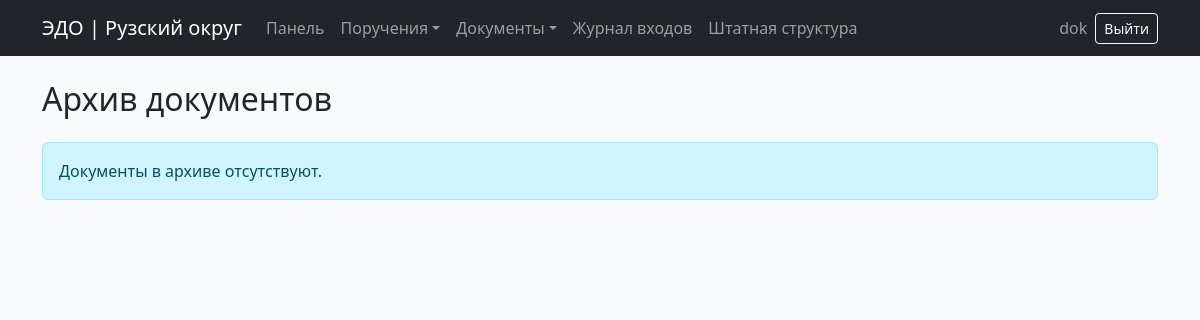
Before: /archive/ (signed in) with the older database file.
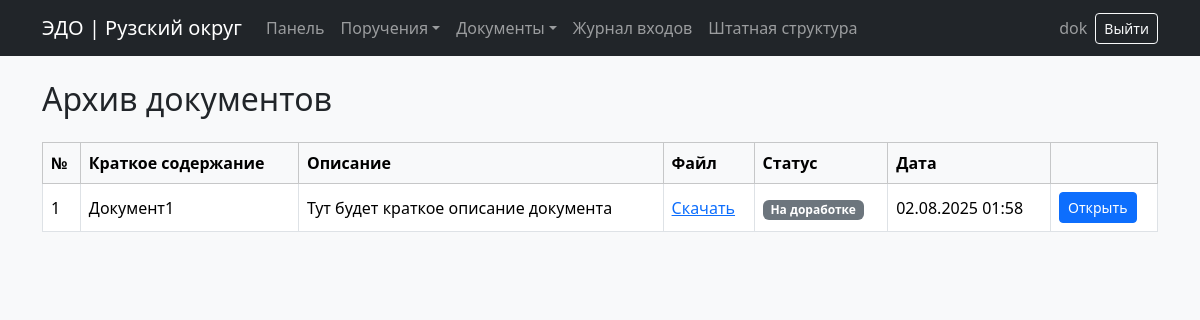
After: the same page with the newer database file.
### users/models.py (models this page shows, shortened)
class Document(models.Model):
    STATUS_CHOICES = [
        ('на согласовании', 'На согласовании'),
        ('одобрен', 'Одобрен'),
        ('на доработке', 'На доработке'),
    ]
    TYPE_CHOICES = [
        ('Исходящий', 'Исходящий'),
        ('Входящий', 'Входящий'),
    ]
    title = models.CharField("Краткое содержание", max_length=255)
    type_choices = models.CharField("Тип документа", max_length=20, choices=TYPE_CHOICES, blank=True, null=True)
    description = models.TextField("Краткое описание", blank=True)
    file = models.FileField("Файл", upload_to='documents/')
    department = models.ForeignKey('Department', on_delete=models.CASCADE, blank=True, null=True)
    status = models.CharField(max_length=20, choices=STATUS_CHOICES, default='на согласовании')
    reviewer_comment = models.TextField("Комментарий руководителя", blank=True)
    creator = models.ForeignKey(User, on_delete=models.CASCADE, related_name="doc_creators", blank=True, null=True)
    executor = models.ForeignKey(User, verbose_name="Кто будет согласовывать?", on_delete=models.CASCADE, related_name="doc_executors", blank=True, null=True)
    created_at = models.DateTimeField(auto_now_add=True)

### users/views.py (the view)
# urls.py: path('archive/', archive_view, name='archive'),
@login_required
def archive_view(request):
    documents = Document.objects.exclude(status='на согласовании').order_by('-created_at')
    return render(request, 'users/archive.html', {'documents': documents})

### templates/users/archive.html
{% extends 'base.html' %}
{% block content %}
<div class="container py-4">
  <h2 class="mb-4">Архив документов</h2>
  {% if documents %}
    <div class="table-responsive">
      <table class="table table-bordered table-hover align-middle">
        <thead class="table-light">
          <tr>
            <th>№</th>
            <th>Краткое содержание</th>
            <th>Описание</th>
            <th>Файл</th>
            <th>Статус</th>
            <th>Дата</th>
            <th></th>
          </tr>
        </thead>
        <tbody>
          {% for doc in documents %}
            <tr>
              <td>{{ forloop.counter }}</td>
              <td>{{ doc.title }}</td>
              <td>{{ doc.description|default:"—" }}</td>
              <td>
                {% if doc.file %}
                  <a href="{{ doc.file.url }}" target="_blank">Скачать</a>
                {% else %}
                  —
                {% endif %}
              </td>
              <td><span class="badge bg-secondary">{{ doc.get_status_display }}</span></td>
              <td>{{ doc.created_at|date:"d.m.Y H:i" }}</td>
              <td>
                <a href="{% url 'document_detail' doc.id %}" class="btn btn-sm btn-primary">Открыть</a>
              </td>
            </tr>
          {% endfor %}
        </tbody>
      </table>
    </div>
  {% else %}
    <div class="alert alert-info">Документы в архиве отсутствуют.</div>
  {% endif %}
</div>
{% endblock %}

Changed rows visible on the page:
added Document: title "Документ1", description "Тут будет краткое описание документа", status "На доработке", created_at "02.08.2025 01:58"
Other visible differences:
text no longer shown: "Документы в архиве отсутствуют."
text now shown: "№ Краткое содержание Описание Файл Статус Дата"
